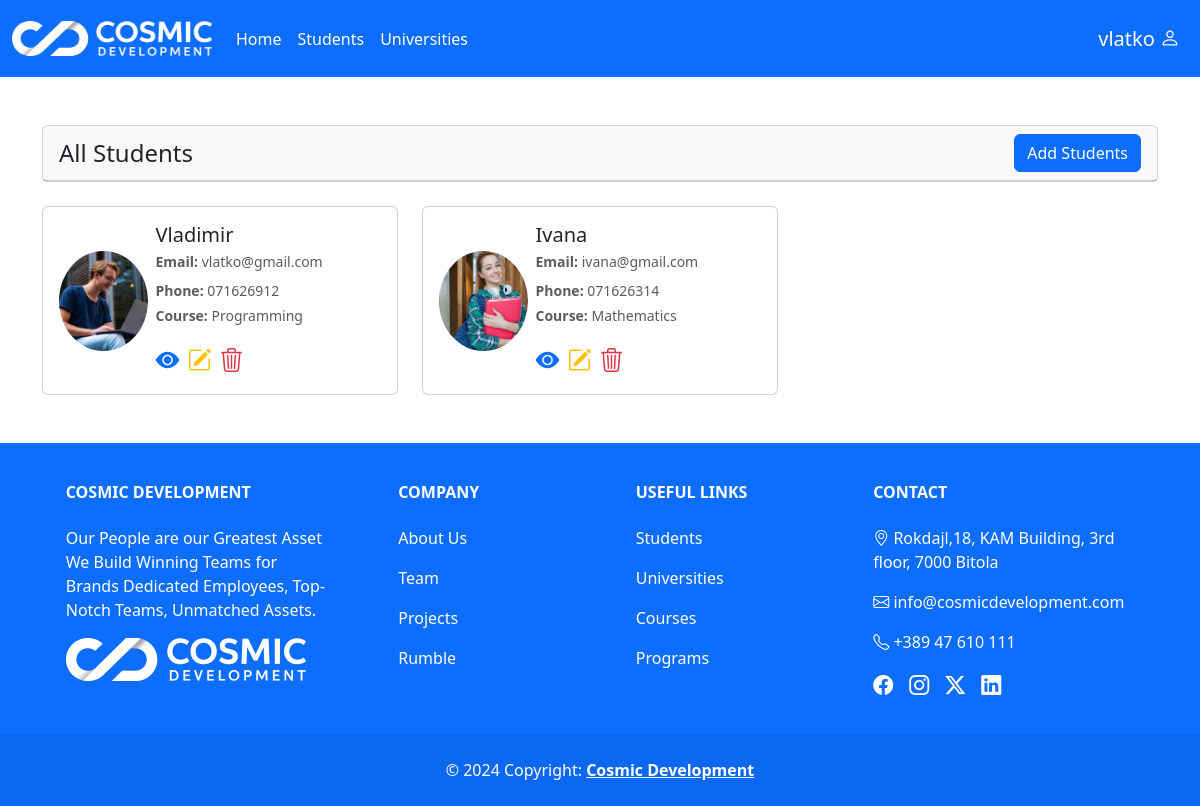
The page /students/index.php (signed in) on the database its author committed.
### tables this page shows
CREATE TABLE `students` (
  `id` int(11) NOT NULL,
  `name` varchar(225) NOT NULL,
  `email` varchar(225) NOT NULL,
  `phone` varchar(225) NOT NULL,
  `course` varchar(225) NOT NULL,
  `birthday` varchar(225) NOT NULL,
  `image` varchar(225) NOT NULL,
  `gender` varchar(225) NOT NULL,
  `address` varchar(225) NOT NULL,
  `status` varchar(225) NOT NULL,
  `university` varchar(225) NOT NULL
);

### students/index.php (the view, shortened to what this page needs)
<?php
require '../includes/db_conn.php';
try {
    $query = "SELECT * FROM students";
    $stmt = $con->prepare($query);
    $stmt->execute();
    $students = $stmt->fetchAll(PDO::FETCH_ASSOC);
} catch (PDOException $e) {
    $_SESSION['message'] = "Error: " . $e->getMessage();
    header("Location: index.php");
    exit(0);
}
?>
<!doctype html>
<html lang="en">
  <head>
    <link href="https://cdn.jsdelivr.net/npm/bootstrap@5.3.3/dist/css/bootstrap.min.css" rel="stylesheet">
    <link rel="stylesheet" href="https://cdn.jsdelivr.net/npm/bootstrap-icons@1.11.3/font/bootstrap-icons.min.css">
    <link rel="stylesheet" href="../style/style.css">
</head>
<body>
    <?php include_once '../components/header.php';?>
    <div class="container my-5">
        <div class="row">
            <div class="col-12">
                <div class="card mb-4">
                    <div class="card-header d-flex justify-content-between align-items-center">
                        <h4 class="mb-0">All Students</h4>
                        <a href="student-create.php" class="btn btn-primary">Add Students</a>
                    </div>
                </div>
            </div>
        </div>
        <div class="row g-4">
            <?php
            if (count($students) > 0) {
                foreach ($students as $student) {
            ?>
                    <div class="col-lg-4 col-md-6">
                        <div class="card h-100">
                            <div class="row g-0">
                                <div class="col-3 d-flex align-items-center">
                                    <img src="../uploads/<?= htmlspecialchars($student['image']); ?>"
                                         alt="Student Image"
                                         class="img-fluid rounded-circle ms-3"
                                         style="width: 100px; height: 100px; object-fit: cover;">
                                </div>
                                <div class="col-8 ps-2">
                                    <div class="card-body">
                                        <h5 class="card-title mb-1"><?= htmlspecialchars($student['name']); ?></h5>
                                        <p class="text-muted small mb-2"><b>Email:</b> <?= htmlspecialchars($student['email']); ?></p>
                                        <p class="text-muted  small mb-1"><b>Phone:</b> <?= htmlspecialchars($student['phone']); ?></p>
                                        <p class="text-muted  small text-truncate"><b>Course:</b> <?= htmlspecialchars($student['course']); ?></p>
                                        <div class="d-flex align-items-center">
                                            <a href="student-view.php?id=<?= $student['id']; ?>" class="text-primary me-2 fs-4">
                                                <i class="bi bi-eye-fill"></i>
                                            </a>
                                            <a href="student-edit.php?id=<?= $student['id']; ?>" class="text-warning me-2 fs-4">
                                                <i class="bi bi-pencil-square"></i>
                                            </a>
                                            <form action="code.php" method="POST" class="d-inline">
                                                <button type="submit" name="delete_student" value="<?= $student['id']; ?>" class="icon-button">
                                                    <i class="bi bi-trash3 text-danger fs-4"></i>
                                                </button>
                                            </form>
                                        </div>
                                    </div>
                                </div>
                            </div>
                        </div>
                    </div>
            <?php
                }
            } else {
                echo "<div class='col-12'><h5>No Record Found</h5></div>";
            }
            ?>
        </div>
    </div>
    <?php include "../components/footer.php"?>
</body>
</html>

### components/header.php (shortened to what this page needs)
<?php
$base_url = "http://" . $_SERVER['HTTP_HOST'] . "/";
?>
<nav class="navbar navbar-expand-lg bg-primary py-3">
    <div class="container-fluid">
        <a class="navbar-brand" href="<?php echo $base_url; ?>welcome.php">
            <img src="<?php echo $base_url; ?>images/logoCosmic.png" alt="Logo" width="200" height="35">
        </a>
        <div class="collapse navbar-collapse" id="navbarSupportedContent">
            <ul class="navbar-nav me-auto mb-2 mb-lg-0">
                <li class="nav-item">
                    <a class="nav-link active text-white" href="<?php echo $base_url; ?>welcome.php">Home</a>
                </li>
                <li class="nav-item">
                    <a class="nav-link text-white" href="<?php echo $base_url; ?>students/index.php">Students</a>
                </li>
                <li class="nav-item">
                    <a class="nav-link text-white" href="<?php echo $base_url; ?>universities/index.php">Universities</a>
                </li>
            </ul>
            <form class="d-flex" role="search">
                <h5 class="text-white me-2 mt-2"><?php echo htmlspecialchars($_SESSION["username"]); ?>
                <i class="bi bi-person text-white fs-5"></i>
                </h5>
            </form>
        </div>
    </div>
</nav>

### components/footer.php (shortened to what this page needs)
<?php
$base_url = "http://" . $_SERVER['HTTP_HOST'] . "/";
?>
<footer class="text-center text-lg-start bg-primary text-muted mt-5">
  <section class="text-white">
    <div class="container text-center text-md-start mt-5 py-4">
      <div class="row mt-3">
        <div class="col-md-3 col-lg-4 col-xl-3 mx-auto mb-4">
          <h6 class="text-uppercase fw-bold mb-4">
            Cosmic Development
          </h6>
          <p>
          Our People are our Greatest Asset
          We Build Winning Teams for Brands
          Dedicated Employees, Top-Notch Teams, Unmatched Assets.
          </p>
         <a href="<?php echo $base_url; ?>welcome.php">
         <img src="<?php echo $base_url; ?>images/logoCosmic.png" alt="Logo">
         </a>
        </div>
        <div class="col-md-2 col-lg-2 col-xl-2 mx-auto mb-4">
          <h6 class="text-uppercase fw-bold mb-4">
            Company
          </h6>
          <p>
            <a href="#!" class="nav-link text-white">About Us</a>
          </p>
          <p>
            <a href="#!" class="nav-link text-white">Team</a>
          </p>
          <p>
            <a href="#!" class="nav-link text-white">Projects</a>
          </p>
          <p>
            <a href="#!" class="nav-link text-white">Rumble</a>
          </p>
        </div>
        <div class="col-md-3 col-lg-2 col-xl-2 mx-auto mb-4">
          <h6 class="text-uppercase fw-bold mb-4">
            Useful links
          </h6>
          <p>
            <a href="<?php echo $base_url; ?>students/index.php" class="nav-link text-white">Students</a>
          </p>
          <p>
            <a href="#!" class="nav-link text-white">Universities</a>
          </p>
          <p>
            <a href="#!" class="nav-link text-white">Courses</a>
          </p>
          <p>
            <a href="#!" class="nav-link text-white">Programs</a>
          </p>
        </div>
        <div class="col-md-4 col-lg-3 col-xl-3 mx-auto mb-md-0 mb-4">
          <h6 class="text-uppercase fw-bold mb-4">Contact</h6>
          <p><i class="bi bi-geo-alt"></i> Rokdajl,18, KAM Building, 3rd floor, 7000 Bitola</p>
          <p><i class="bi bi-envelope"></i> info@cosmicdevelopment.com</p>
          <p><i class="bi bi-telephone"></i> +389 47 610 111</p>
            <div class="d-flex align-items-center">
                <a href="https://www.facebook.com/cosmicdevelopment/" target="_blank"><i class="bi bi-facebook fs-5 me-2 text-white"></i></a>
                <a href="https://www.instagram.com/cosmicdevelopment/" target="_blank"><i class="bi bi-instagram fs-5 m-2 text-white"></i></a>
                <a href="https://x.com/cosmicdevelopment" target="_blank"><i class="bi bi-twitter-x fs-5 m-2 text-white"></i></a>
                <a href="https://www.linkedin.com/company/cosmic-development/mycompany/verification/" target="_blank"><i class="bi bi-linkedin fs-5 m-2 text-white"></i></a>
            </div>
        </div>
      </div>
    </div>
  </section>
  <div class="text-center p-4 text-white" style="background-color: rgba(0, 0, 0, 0.05);">
    © 2024 Copyright:
    <a class="text-reset fw-bold" href="https://www.cosmicdevelopment.com/">Cosmic Development</a>
  </div>
</footer>

### style/style.css (style rules this page uses)
.icon-button { background: none; border: none; padding: 0; cursor: pointer; color: inherit; }

### students/index.php (style rules this page uses)
.icon-button { background: none; border: none; padding: 0; cursor: pointer; color: inherit; }

### rows shown on the page
students: image (picture), name "Vladimir", email "vlatko@gmail.com", phone "071626912", course "Programming", $student['id'] 3 (drawn)
students: image (picture), name "Ivana", email "ivana@gmail.com", phone "071626314", course "Mathematics", $student['id'] 4 (drawn)

### other values the page prints
$_SESSION["username"] "vlatko"
